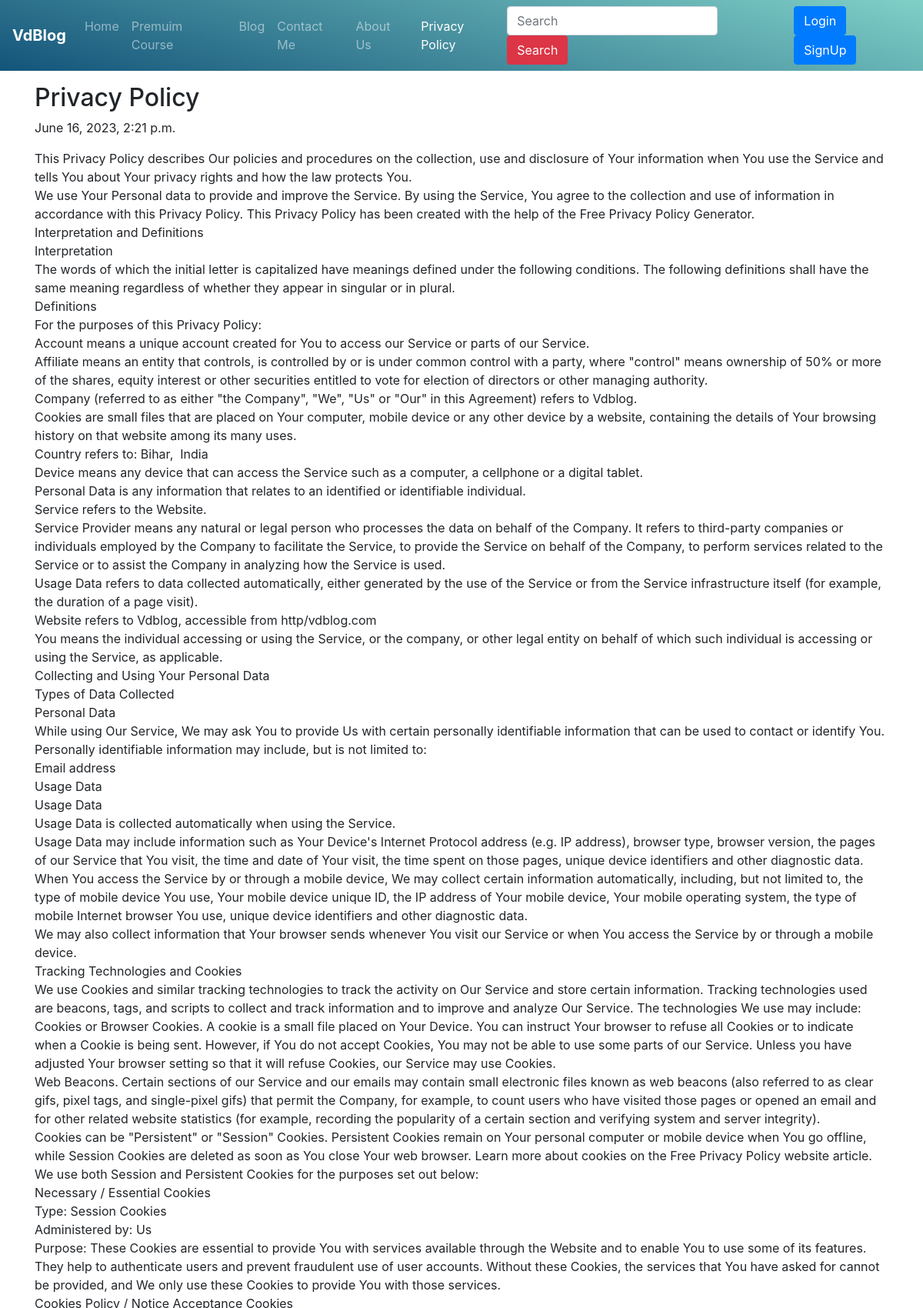
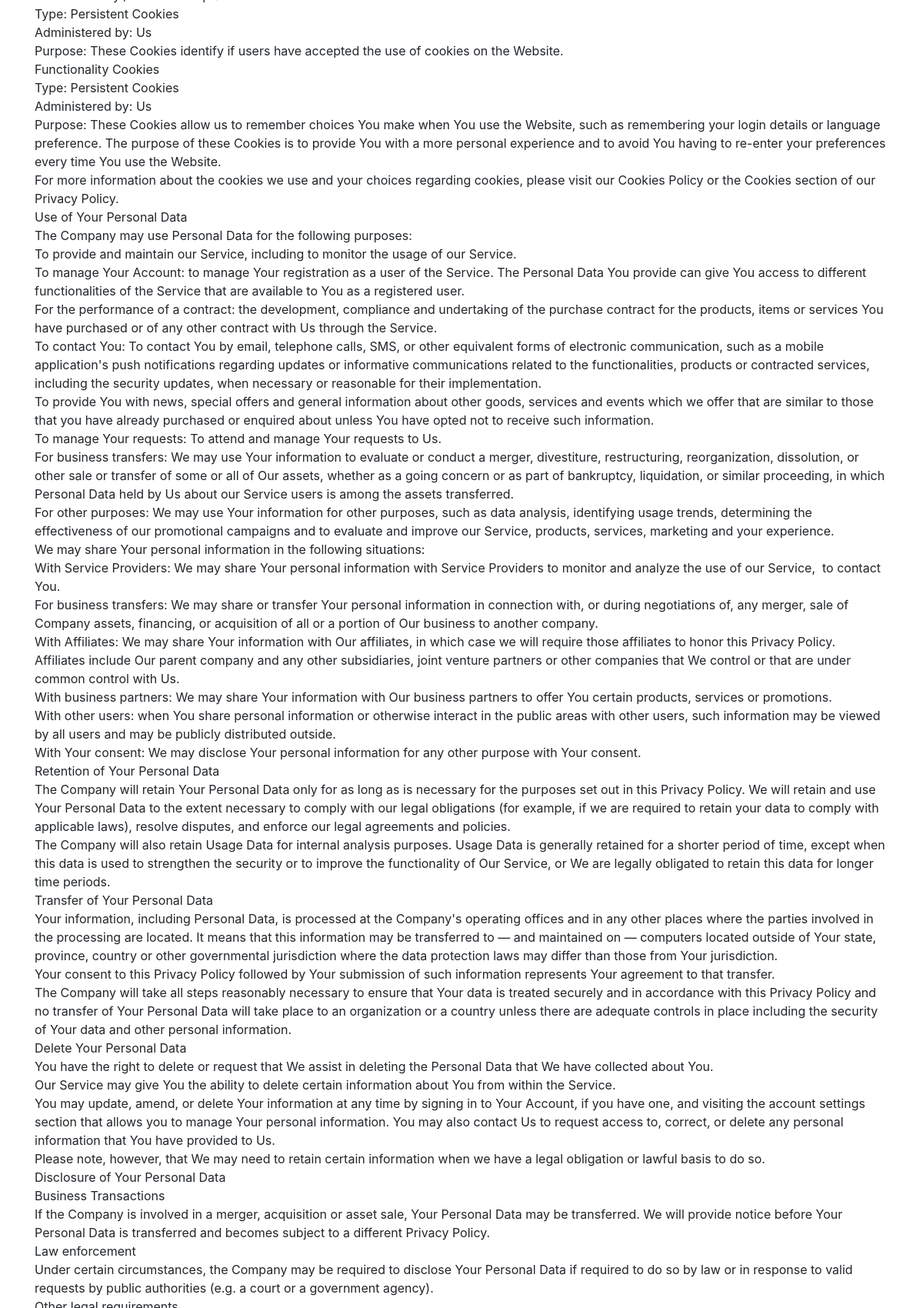
The app's page /home/privacy/ (upper part) with its own data (2 pictures, top to bottom).
### Home/models.py (models this page shows, shortened)
class Privacy(models.Model):
	sno = models.AutoField(primary_key = True)
	title = models.CharField(max_length = 100)
	content = RichTextField(blank = True , null = True)
	time = models.DateTimeField(auto_now_add = True , blank = True)

### Home/views.py (the view)
# urls.py: path('privacy/',views.privacy , name = 'privacy'),
def privacy(request):
	allPosts = Privacy.objects.all().first()
	context = {'allPost': allPosts}
	return render(request , "home/privacy.html" , context)

### templates/home/privacy.html (shortened to what this page needs)
{% extends 'base.html' %}
{% block privacyactive %} active {% endblock privacyactive %}
{% block body %}
<div class="container my-3">
	<div class="blog-post ">
        <h2 class="blog-post-title">{{allPost.title}}</h2>
        <p class="blog-post-meta">{{allPost.time}} <a href="/home"></a></p>
        <p>{{allPost.content | safe }}</p>
	</div>
</div>
{% endblock body %}

### records on screen
Privacy: title "Privacy Policy", time "June 16, 2023, 2:21 p.m.", content "This Privacy Policy describes Our policies and procedures on the collection, use and disclosure of Your information when You use the Service and tells You about Your privacy rights and how the law protects You. We use Your Personal data to provide and improve the Service. By using the Service, You agree to the collection and use of information in accordance with this Privacy Policy. This Privacy Policy has been created with the help of the Free Privacy Policy Generator. Interpretation and Definitions Interpretation The words of which the initial letter is capitalized have meanings defined under the following conditions. The following definitions shall have the same meaning regardless of…"
